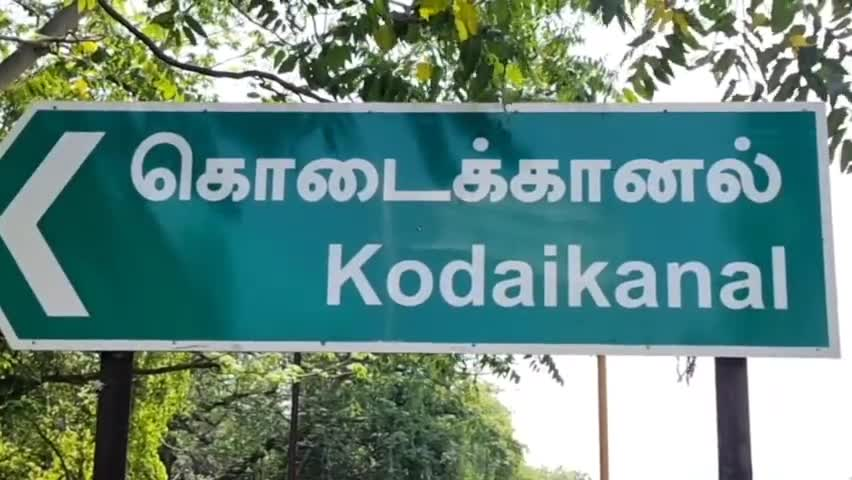
#> input picture tamil_ocr-main/test_images/0.jpg, 852 x 480 px
$ python line_segmentation.py
#> lines starting #> are read from the running program, lines starting #| are printed output that depends on the picture; after the words box and inside, x2 and y2 are one past the last pixel; in counts of white or black regions, pixels touching at a corner belong together
import cv2
import numpy as np

def segment_lines(image_path):
    """Simple line segmentation using horizontal projection"""
#> called with image_path = 'test_images/0.jpg'
    img = cv2.imread(image_path, cv2.IMREAD_GRAYSCALE)
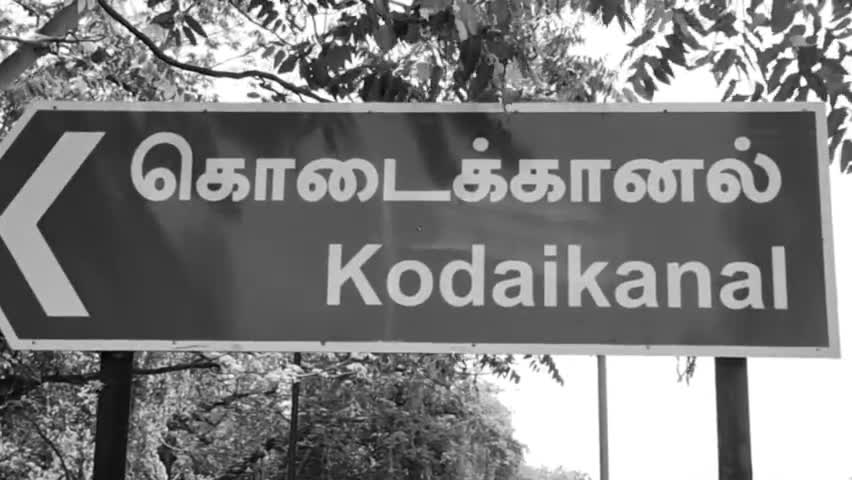
#> img: shape (480, 852); min 0, max 255, mean 126.7

    # Threshold to binary
    _, binary = cv2.threshold(img, 0, 255, cv2.THRESH_BINARY_INV + cv2.THRESH_OTSU)
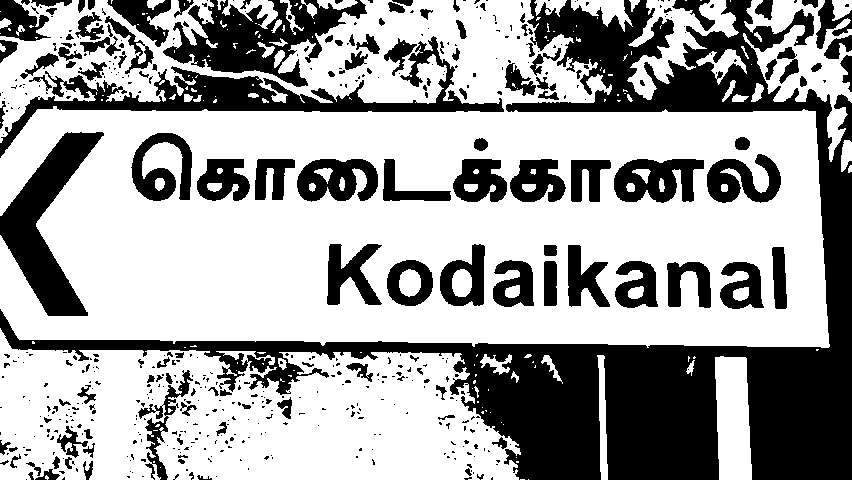
#> binary: shape (480, 852); 64% white; 534 black regions (396 under 20 px), largest, box (x1, y1, x2, y2) and area: (0, 0, 852, 480) 74568, (0, 36, 504, 158) 9945, (163, 0, 367, 87) 7737

    # Horizontal projection
    horizontal_projection = np.sum(binary, axis=1)
#> horizontal_projection = 480 values, max 209865 at index 131, min 3060 at index 348, mean 139071.7

    # Find line boundaries
    lines = []
    in_line = False
    start = 0

    for i, val in enumerate(horizontal_projection):
        if val > 0 and not in_line:  # Start of line
            start = i
            in_line = True
        elif val == 0 and in_line:  # End of line
            if i - start > 10:  # Minimum line height
                lines.append((start, i))
            in_line = False
#> this loop made 480 passes
#> (val, start, in_line) on pass 1: (127245, 0, True)
#> val on passes 2 to 7: 129285, 130560, 130305, 129795, 131835, 129795
#> after the loop, in_line = True; lines = []; start = 0

    # Extract line images
    line_images = []
    for start, end in lines:
        line_img = img[start:end, :]
        line_images.append(line_img)
#> this loop made 0 passes
#> after the loop, line_images = []

    return line_images

if __name__ == "__main__":
    lines = segment_lines("test_images/0.jpg")
#> lines = []
    print(f"Found {len(lines)} lines")
#| Found 0 lines

    # Save line images for testing
    for i, line in enumerate(lines):
        cv2.imwrite(f"line_{i}.jpg", line)

$ run again, with tamil_ocr-main/test_images/1.jpg copied over tamil_ocr-main/test_images/0.jpg
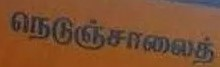
#> input picture tamil_ocr-main/test_images/1.jpg, 220 x 67 px
#> in segment_lines, `_, binary = cv2.threshold(img, 0, 255, cv2.THRESH_BINARY_INV + cv2.THR..`:
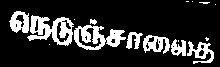
#> binary: shape (67, 220); 18.3% white; 16 white regions (8 under 20 px), largest, box (x1, y1, x2, y2) and area: (27, 15, 74, 46) 752, (74, 25, 126, 50) 676, (143, 35, 170, 54) 297
#> horizontal_projection = 67 values, max 26520 at index 37, min 0 at index 0, mean 10253.3
#> the loop in segment_lines, `for i, val in enumerate(horizontal_projection):` made 67 passes
#> (val, start, in_line) on passes 2, 12: (1020, 1, True), (1275, 11, True)
#> after the loop in segment_lines, `for i, val in enumerate(horizontal_projection):`: in_line = False; lines = [(11, 64)]; start = 11
#> the loop in segment_lines, `for start, end in lines:` made 1 pass
#> pass 1, in segment_lines, `line_img = img[start:end, :]`:
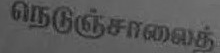
#> line_img: shape (53, 220); min 28, max 122, mean 88.1
#> after the loop in segment_lines, `for start, end in lines:`: line_images = 1 item
#| Found 1 lines
#> the loop `for i, line in enumerate(lines):` made 1 pass
